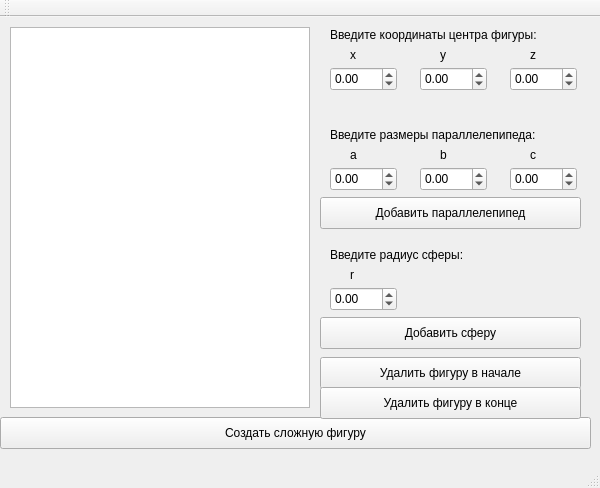
<?xml version="1.0" encoding="UTF-8"?>
<ui version="4.0">
 <class>MainWindow</class>
 <widget class="QMainWindow" name="MainWindow">
  <property name="geometry">
   <rect>
    <x>0</x>
    <y>0</y>
    <width>600</width>
    <height>488</height>
   </rect>
  </property>
  <property name="windowTitle">
   <string>MainWindow</string>
  </property>
  <widget class="QWidget" name="centralWidget">
   <widget class="QLabel" name="label">
    <property name="geometry">
     <rect>
      <x>330</x>
      <y>10</y>
      <width>241</width>
      <height>16</height>
     </rect>
    </property>
    <property name="text">
     <string>Введите координаты центра фигуры:</string>
    </property>
   </widget>
   <widget class="QLabel" name="label_2">
    <property name="geometry">
     <rect>
      <x>350</x>
      <y>30</y>
      <width>16</width>
      <height>16</height>
     </rect>
    </property>
    <property name="text">
     <string>x</string>
    </property>
   </widget>
   <widget class="QLabel" name="label_3">
    <property name="geometry">
     <rect>
      <x>440</x>
      <y>30</y>
      <width>16</width>
      <height>16</height>
     </rect>
    </property>
    <property name="text">
     <string>y</string>
    </property>
   </widget>
   <widget class="QLabel" name="label_4">
    <property name="geometry">
     <rect>
      <x>530</x>
      <y>30</y>
      <width>16</width>
      <height>16</height>
     </rect>
    </property>
    <property name="text">
     <string>z</string>
    </property>
   </widget>
   <widget class="QDoubleSpinBox" name="xSpinBox">
    <property name="geometry">
     <rect>
      <x>330</x>
      <y>50</y>
      <width>67</width>
      <height>24</height>
     </rect>
    </property>
    <property name="minimum">
     <double>-999.000000000000000</double>
    </property>
    <property name="maximum">
     <double>999.000000000000000</double>
    </property>
   </widget>
   <widget class="QDoubleSpinBox" name="ySpinBox">
    <property name="geometry">
     <rect>
      <x>420</x>
      <y>50</y>
      <width>67</width>
      <height>24</height>
     </rect>
    </property>
    <property name="minimum">
     <double>-999.000000000000000</double>
    </property>
    <property name="maximum">
     <double>999.000000000000000</double>
    </property>
   </widget>
   <widget class="QDoubleSpinBox" name="zSpinBox">
    <property name="geometry">
     <rect>
      <x>510</x>
      <y>50</y>
      <width>67</width>
      <height>24</height>
     </rect>
    </property>
    <property name="minimum">
     <double>-999.000000000000000</double>
    </property>
    <property name="maximum">
     <double>999.000000000000000</double>
    </property>
   </widget>
   <widget class="QLabel" name="label_5">
    <property name="geometry">
     <rect>
      <x>330</x>
      <y>110</y>
      <width>241</width>
      <height>16</height>
     </rect>
    </property>
    <property name="text">
     <string>Введите размеры параллелепипеда:</string>
    </property>
   </widget>
   <widget class="QDoubleSpinBox" name="doubleSpinBox_4">
    <property name="geometry">
     <rect>
      <x>330</x>
      <y>150</y>
      <width>67</width>
      <height>24</height>
     </rect>
    </property>
    <property name="minimum">
     <double>-999.000000000000000</double>
    </property>
    <property name="maximum">
     <double>999.000000000000000</double>
    </property>
   </widget>
   <widget class="QLabel" name="label_6">
    <property name="geometry">
     <rect>
      <x>440</x>
      <y>130</y>
      <width>16</width>
      <height>16</height>
     </rect>
    </property>
    <property name="text">
     <string>b</string>
    </property>
   </widget>
   <widget class="QDoubleSpinBox" name="doubleSpinBox_5">
    <property name="geometry">
     <rect>
      <x>420</x>
      <y>150</y>
      <width>67</width>
      <height>24</height>
     </rect>
    </property>
    <property name="minimum">
     <double>-999.000000000000000</double>
    </property>
    <property name="maximum">
     <double>999.000000000000000</double>
    </property>
   </widget>
   <widget class="QDoubleSpinBox" name="doubleSpinBox_6">
    <property name="geometry">
     <rect>
      <x>510</x>
      <y>150</y>
      <width>67</width>
      <height>24</height>
     </rect>
    </property>
    <property name="minimum">
     <double>-999.000000000000000</double>
    </property>
    <property name="maximum">
     <double>999.000000000000000</double>
    </property>
   </widget>
   <widget class="QLabel" name="label_7">
    <property name="geometry">
     <rect>
      <x>350</x>
      <y>130</y>
      <width>16</width>
      <height>16</height>
     </rect>
    </property>
    <property name="text">
     <string>a</string>
    </property>
   </widget>
   <widget class="QLabel" name="label_8">
    <property name="geometry">
     <rect>
      <x>530</x>
      <y>130</y>
      <width>16</width>
      <height>16</height>
     </rect>
    </property>
    <property name="text">
     <string>c</string>
    </property>
   </widget>
   <widget class="QPushButton" name="addCubeBtn">
    <property name="geometry">
     <rect>
      <x>320</x>
      <y>180</y>
      <width>261</width>
      <height>32</height>
     </rect>
    </property>
    <property name="text">
     <string>Добавить параллелепипед</string>
    </property>
   </widget>
   <widget class="QLabel" name="label_9">
    <property name="geometry">
     <rect>
      <x>330</x>
      <y>230</y>
      <width>151</width>
      <height>16</height>
     </rect>
    </property>
    <property name="text">
     <string>Введите радиус сферы:</string>
    </property>
   </widget>
   <widget class="QDoubleSpinBox" name="radiusSpinBox">
    <property name="geometry">
     <rect>
      <x>330</x>
      <y>270</y>
      <width>67</width>
      <height>24</height>
     </rect>
    </property>
    <property name="minimum">
     <double>-999.000000000000000</double>
    </property>
    <property name="maximum">
     <double>999.000000000000000</double>
    </property>
   </widget>
   <widget class="QLabel" name="label_10">
    <property name="geometry">
     <rect>
      <x>350</x>
      <y>250</y>
      <width>16</width>
      <height>16</height>
     </rect>
    </property>
    <property name="text">
     <string>r</string>
    </property>
   </widget>
   <widget class="QPushButton" name="addSphereBtn">
    <property name="geometry">
     <rect>
      <x>320</x>
      <y>300</y>
      <width>261</width>
      <height>32</height>
     </rect>
    </property>
    <property name="text">
     <string>Добавить сферу</string>
    </property>
   </widget>
   <widget class="QPushButton" name="pushButton_3">
    <property name="geometry">
     <rect>
      <x>0</x>
      <y>400</y>
      <width>591</width>
      <height>32</height>
     </rect>
    </property>
    <property name="text">
     <string>Создать сложную фигуру</string>
    </property>
   </widget>
   <widget class="QTableWidget" name="tableWidget">
    <property name="geometry">
     <rect>
      <x>10</x>
      <y>10</y>
      <width>300</width>
      <height>381</height>
     </rect>
    </property>
   </widget>
   <widget class="QPushButton" name="pushButton">
    <property name="geometry">
     <rect>
      <x>320</x>
      <y>340</y>
      <width>261</width>
      <height>32</height>
     </rect>
    </property>
    <property name="text">
     <string>Удалить фигуру в начале</string>
    </property>
   </widget>
   <widget class="QPushButton" name="pushButton_2">
    <property name="geometry">
     <rect>
      <x>320</x>
      <y>370</y>
      <width>261</width>
      <height>32</height>
     </rect>
    </property>
    <property name="text">
     <string>Удалить фигуру в конце</string>
    </property>
   </widget>
  </widget>
  <widget class="QMenuBar" name="menuBar">
   <property name="geometry">
    <rect>
     <x>0</x>
     <y>0</y>
     <width>600</width>
     <height>22</height>
    </rect>
   </property>
  </widget>
  <widget class="QToolBar" name="mainToolBar">
   <attribute name="toolBarArea">
    <enum>TopToolBarArea</enum>
   </attribute>
   <attribute name="toolBarBreak">
    <bool>false</bool>
   </attribute>
  </widget>
  <widget class="QStatusBar" name="statusBar"/>
 </widget>
 <layoutdefault spacing="6" margin="11"/>
 <resources/>
 <connections/>
</ui>
